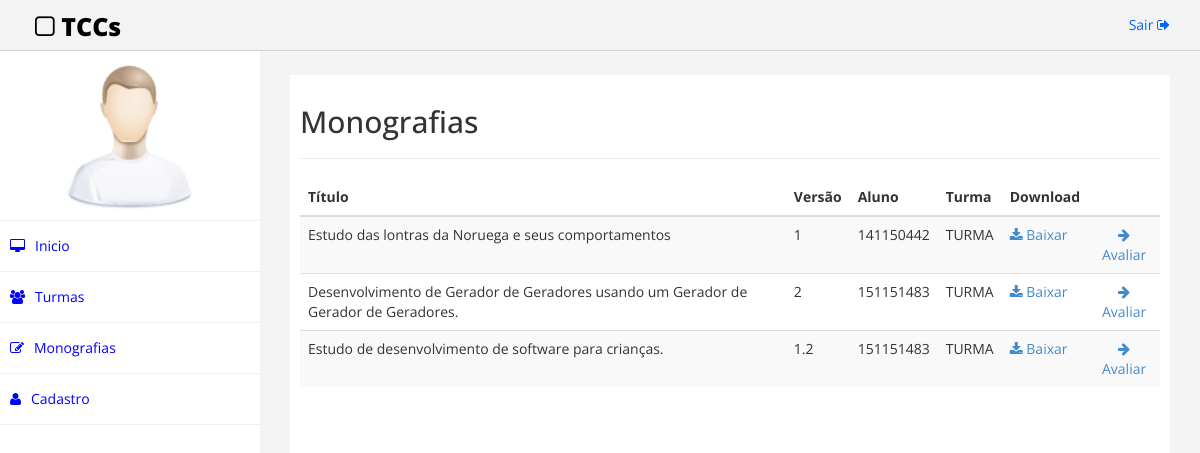
The app's page /monografias.php, older data.
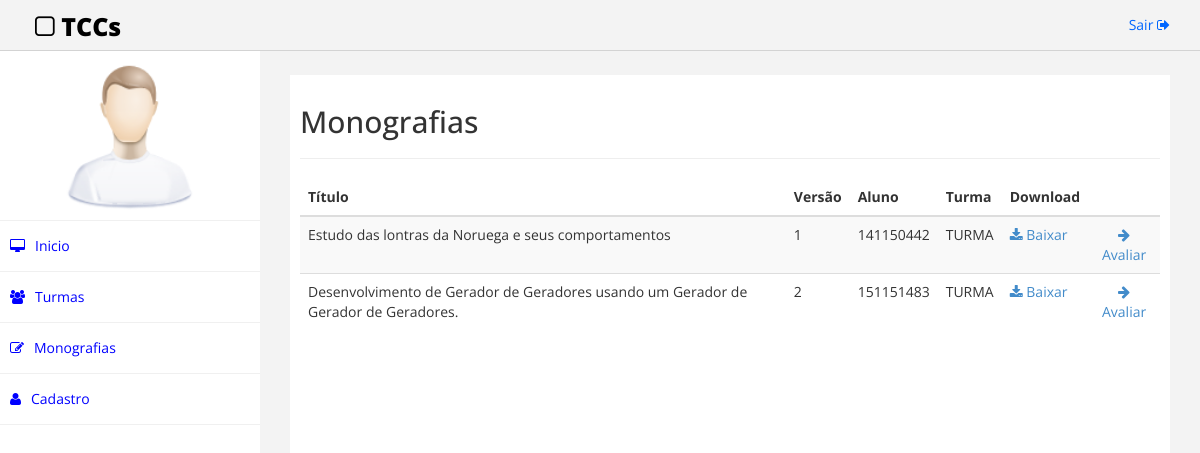
The same page, newer data.
### tables this page shows
CREATE TABLE IF NOT EXISTS `monografia` (
  `idMonografia` int(11) NOT NULL AUTO_INCREMENT,
  `versao` varchar(45) DEFAULT NULL,
  `titulo` varchar(100) NOT NULL,
  `caminhoEntrega` varchar(100) DEFAULT NULL,
  `abstract` longtext,
  `aluno_matricula` varchar(50) NOT NULL,
  `professor_orientador` varchar(20) NOT NULL,
  `Professor_Coorientador` varchar(20) NOT NULL,
  `isFinal` tinyint(1) NOT NULL,
  PRIMARY KEY (`idMonografia`,`aluno_matricula`,`professor_orientador`,`Professor_Coorientador`),
  KEY `fk_Monografia_Aluno1_idx` (`aluno_matricula`),
  KEY `fk_Monografia_Professor1_idx` (`professor_orientador`),
  KEY `fk_Monografia_Professor2_idx` (`Professor_Coorientador`)
);

### monografias.php (the view, shortened to what the changed rows need)
<!DOCTYPE html>
<html>
<head>
    <link href="assets/css/bootstrap.css" rel="stylesheet" />
    <link href="assets/css/font-awesome.css" rel="stylesheet" />
    <link href="assets/css/custom.css" rel="stylesheet" />
</head>
<body>
    <div id="wrapper">
        <div id="page-wrapper" >
            <div id="page-inner">
                <div class="row">
                    <div class="col-md-12">
                     <h2>Monografias</h2>
                    </div>
                </div>
                <div class="row">
                    <div class="col-md-12">
                        <table class="table table-striped table-hover table-responsive">
                            <thead>
                                <tr>
                                    <th>
                                        Título
                                    </th>
                                    <th>
                                        Versão
                                    </th>
                                    <th>
                                        Aluno
                                    </th>
                                    <th>
                                        Turma
                                    </th>
                                    <th>
                                        Download
                                    </th>
                                    <th>
                                    </th>
                                </tr>
                            </thead>
                            <tbody>
                                <?php
                                    $conn = new Connection();
                                    $connection = $conn->getConnection();
                                    $sql = "SELECT * FROM monografia;";
                                    $resultado = mysqli_query($connection, $sql) or die ("Erro ao conectar na tabela " . mysqli_error($connection));
                                    while($row = $resultado->fetch_assoc()) {
                                            echo "<tr>
                                                    <td>
                                                        ".$row["titulo"]."
                                                    </td>
                                                    <td>
                                                        ".$row["versao"]."
                                                    </td>
                                                    <td>
                                                        ".$row["aluno_matricula"]."
                                                    </td>
                                                    <td>
                                                        TURMA
                                                    </td>
                                                    <td>
                                                        <a href=''><i class='fa fa-download' aria-hidden='true'></i><span> Baixar</span></a>
                                                    </td>
                                                    <td class='text-center'>
                                                        <a href='avaliar.html'><i class='fa fa-arrow-right' aria-hidden='true'></i><span> Avaliar</span></a>
                                                    </td>
                                                </tr>";
                                    }
                                ?>
                            </tbody>
                        </table>
                    </div>
                </div>
            </div>
            </div>
        </div>
</body>
</html>

Row changes from the older to the newer data that the page shows:
removed monografia: titulo "Estudo de desenvolvimento de software para crianças.", versao "1.2", aluno_matricula "151151483"
